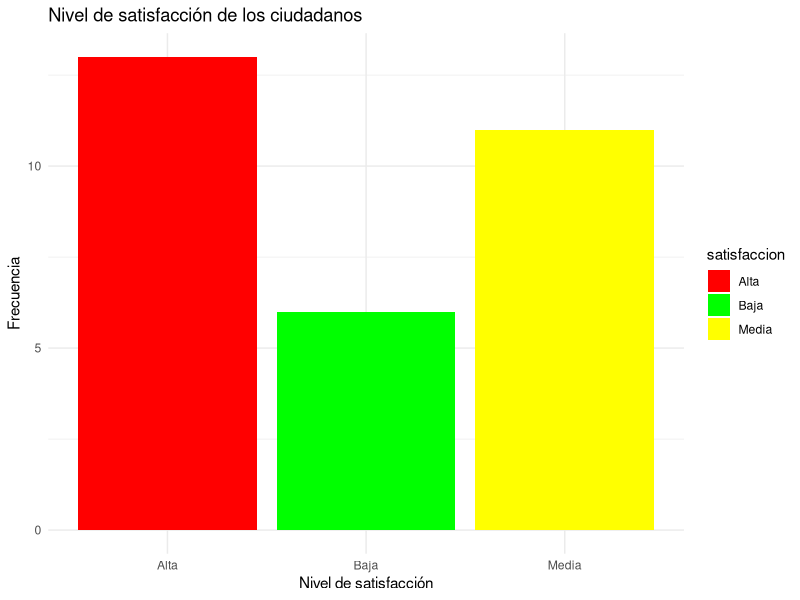
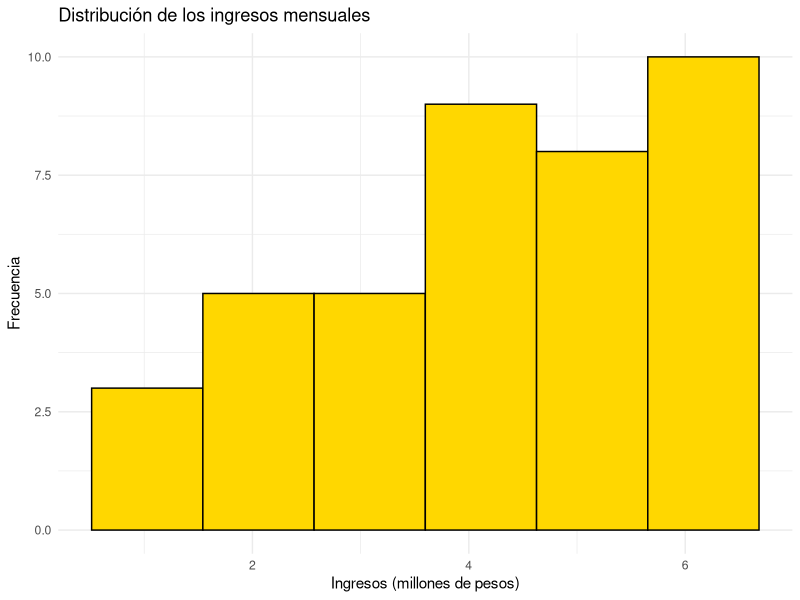

R code for these plots, in order:
## ---- chunk 1
options(
  knitr.table.format = "html",
  scipen = 999
)
## ---- chunk 2
ipak <- function(pkg){

  options(repos = c(CRAN="https://cloud.r-project.org"))

  new.pkg <- pkg[!(pkg %in% rownames(installed.packages()))]

  if(length(new.pkg)) install.packages(new.pkg, dependencies = TRUE)

  invisible(lapply(pkg, function(p)
    suppressPackageStartupMessages(library(p, character.only = TRUE))
  ))
}

packages <- c("tidyverse","kableExtra","psych","readxl")

ipak(packages)
## ---- chunk 3
tramites <- c(
  1,2,1,3,2,4,1,2,3,1,
  2,3,2,1,4,2,3,1,2,3
)

table(tramites)
## ---- chunk 4
freq <- table(tramites)

freq_abs_acum <- cumsum(freq)

freq_abs_acum
## ---- chunk 5
frecuencias <- as.data.frame(table(tramites))

names(frecuencias) <- c("Valor", "fi")

frecuencias$Fi <- cumsum(frecuencias$fi)

frecuencias$hi <- frecuencias$fi / sum(frecuencias$fi)

frecuencias$Hi <- cumsum(frecuencias$hi)

frecuencias$Porcentaje <- frecuencias$hi * 100

frecuencias
## ---- chunk 6
frecuencias$hi <- round(frecuencias$hi, 4)

frecuencias$Hi <- round(frecuencias$Hi, 4)

frecuencias$Porcentaje <- round(
  frecuencias$Porcentaje, 2
)

frecuencias
## ---- chunk 7
satisfaccion <- c(
  "Alta","Media","Baja","Alta","Media",
  "Alta","Baja","Media","Alta","Alta",
  "Media","Baja","Alta","Media","Alta",
  "Baja","Media","Alta","Media","Alta",
  "Baja","Alta","Media","Alta","Media",
  "Baja","Alta","Media","Alta","Media"
)

table(satisfaccion)
## ---- chunk 8
prop.table(table(satisfaccion))
## ---- chunk 9
round(prop.table(table(satisfaccion)) * 100, 2)
## ---- chunk 10
library(ggplot2)

ggplot(
  data.frame(satisfaccion),
  aes(x = satisfaccion, fill = satisfaccion)
) +
  geom_bar() +
  scale_fill_manual(
    values = c("red","green","yellow")
  ) +
  labs(
    title = "Nivel de satisfacción de los ciudadanos",
    x = "Nivel de satisfacción",
    y = "Frecuencia"
  ) +
  theme_minimal()
## ---- chunk 11
set.seed(123)

ingresos <- round(
  runif(40, 1.2, 6.5),
  2
)

ingresos
## ---- chunk 12
intervalos <- cut(
  ingresos,
  breaks = c(1, 2, 3, 4, 5, 6, 7),
  right = FALSE
)

table(intervalos)
## ---- chunk 13
ggplot(
  data.frame(ingresos),
  aes(x = ingresos)
) +
  geom_histogram(
    bins = 6,
    fill = "gold",
    color = "black"
  ) +
  labs(
    title = "Distribución de los ingresos mensuales",
    x = "Ingresos (millones de pesos)",
    y = "Frecuencia"
  ) +
  theme_minimal()
## ---- chunk 14
datos <- data.frame(
  Modalidad = c(
    "Presencial","Presencial","Presencial",
    "Virtual","Virtual","Virtual"
  ),
  Satisfaccion = c(
    "Alta","Media","Baja",
    "Alta","Media","Baja"
  ),
  Frecuencia = c(
    30,15,5,
    20,20,10
  )
)

datos
## ---- chunk 15
tabla <- xtabs(
  Frecuencia ~ Modalidad + Satisfaccion,
  data = datos
)

tabla
